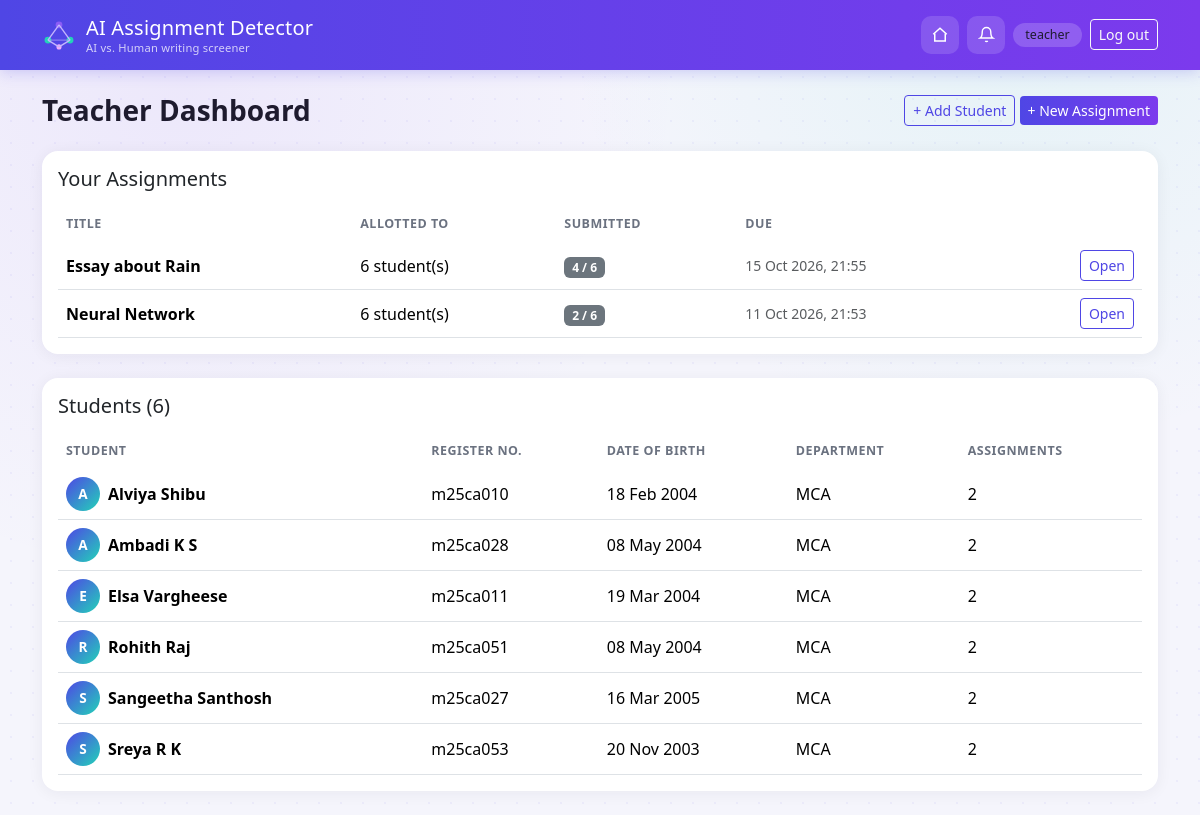
Screenshot of /assignments/teacher/ (signed in) with the database file from the repository.
### accounts/models.py (models this page shows, shortened)
class User(AbstractUser):
    ROLE_TEACHER = 'TEACHER'
    ROLE_STUDENT = 'STUDENT'
    ROLE_CHOICES = (
        (ROLE_TEACHER, 'Teacher'),
        (ROLE_STUDENT, 'Student'),
    )
    role = models.CharField(max_length=10, choices=ROLE_CHOICES)

### assignments/models.py (models this page shows, shortened)
class Assignment(models.Model):
    title = models.CharField(max_length=200)
    description = models.TextField(blank=True)
    created_by = models.ForeignKey(
        settings.AUTH_USER_MODEL, on_delete=models.CASCADE, related_name='assignments_created'
    )
    students = models.ManyToManyField(StudentProfile, related_name='assignments')
    seen_by_students = models.ManyToManyField(
        StudentProfile, related_name='seen_assignments', blank=True
    )
    attachment = models.FileField(upload_to='assignment_files/', blank=True, null=True)
    due_date = models.DateTimeField(null=True, blank=True)
    created_at = models.DateTimeField(auto_now_add=True)
    class Meta:
        ordering = ['-created_at']

class StudentProfile(models.Model):
    user = models.OneToOneField(
        settings.AUTH_USER_MODEL, on_delete=models.CASCADE, related_name='student_profile'
    )
    name = models.CharField(max_length=150)
    reg_number = models.CharField(max_length=50, unique=True)
    dob = models.DateField()
    department = models.CharField(max_length=100, blank=True)

### assignments/views.py (the view)
# urls.py: path('teacher/', views.teacher_dashboard, name='teacher_dashboard'),
@teacher_required
def teacher_dashboard(request):
    assignments = Assignment.objects.filter(created_by=request.user)
    students = StudentProfile.objects.all().order_by('name')
    return render(request, 'assignments/teacher_dashboard.html', {
        'assignments': assignments,
        'students': students,
    })

### templates/assignments/teacher_dashboard.html (shortened to what this page needs)
{% extends "base.html" %}
{% block content %}
<div class="d-flex justify-content-between align-items-center mb-4 flex-wrap gap-2">
    <h3 class="fw-bold mb-0">Teacher Dashboard</h3>
    <div>
        <a href="{% url 'assignments:add_student' %}" class="btn btn-outline-brand btn-sm">+ Add Student</a>
        <a href="{% url 'assignments:create_assignment' %}" class="btn btn-brand btn-sm">+ New Assignment</a>
    </div>
</div>
<div class="card p-3 mb-4">
    <h5 class="mb-3">Your Assignments</h5>
    {% if assignments %}
        <div class="table-responsive">
            <table class="table table-clean align-middle mb-0">
                <thead>
                    <tr>
                        <th>Title</th>
                        <th>Allotted To</th>
                        <th>Submitted</th>
                        <th>Due</th>
                        <th></th>
                    </tr>
                </thead>
                <tbody>
                {% for a in assignments %}
                    <tr>
                        <td class="fw-semibold">{{ a.title }}</td>
                        <td>{{ a.students.count }} student(s)</td>
                        <td>
                            <span class="badge {% if a.submissions.count == a.students.count and a.students.count > 0 %}bg-success{% else %}bg-secondary{% endif %}">
                                {{ a.submissions.count }} / {{ a.students.count }}
                            </span>
                        </td>
                        <td class="text-muted small">{% if a.due_date %}{{ a.due_date|date:"d M Y, H:i" }}{% else %}—{% endif %}</td>
                        <td class="text-end">
                            <a href="{% url 'assignments:assignment_detail_teacher' a.pk %}" class="btn btn-sm btn-outline-brand">Open</a>
                        </td>
                    </tr>
                {% endfor %}
                </tbody>
            </table>
        </div>
    {% else %}
        <p class="text-muted mb-0">No assignments created yet.</p>
    {% endif %}
</div>
<div class="card p-3">
    <h5 class="mb-3">Students ({{ students.count }})</h5>
    {% if students %}
        <div class="table-responsive">
            <table class="table table-clean align-middle mb-0">
                <thead>
                    <tr>
                        <th>Student</th>
                        <th>Register No.</th>
                        <th>Date of Birth</th>
                        <th>Department</th>
                        <th>Assignments</th>
                    </tr>
                </thead>
                <tbody>
                {% for s in students %}
                    <tr>
                        <td>
                            <div class="d-flex align-items-center gap-2">
                                <span class="avatar-circle">{{ s.name|slice:":1" }}</span>
                                <span class="fw-semibold">{{ s.name }}</span>
                            </div>
                        </td>
                        <td>{{ s.reg_number }}</td>
                        <td>{{ s.dob|date:"d M Y" }}</td>
                        <td>{{ s.department|default:"—" }}</td>
                        <td>{{ s.assignments.count }}</td>
                    </tr>
                {% endfor %}
                </tbody>
            </table>
        </div>
    {% else %}
        <p class="text-muted mb-0">No students added yet.</p>
    {% endif %}
</div>
{% endblock %}

### templates/base.html (shortened to what this page needs)
{% load static %}
<!DOCTYPE html>
<html lang="en">
<head>
    <link href="https://cdn.jsdelivr.net/npm/bootstrap@5.3.3/dist/css/bootstrap.min.css" rel="stylesheet">
    <link rel="stylesheet" href="{% static 'css/style.css' %}">
</head>
<body>
    <nav class="navbar navbar-expand-lg navbar-dark app-navbar sticky-top">
        <div class="container">
            <a class="navbar-brand" href="{% url 'accounts:home' %}">
                <span>
                    AI Assignment Detector
                    <span class="brand-sub">AI vs. Human writing screener</span>
                </span>
            </a>
            <div class="d-flex align-items-center gap-2">
                {% if user.is_authenticated %}
                    {% if user.role == 'TEACHER' %}
                        <a href="{% url 'assignments:teacher_dashboard' %}" class="nav-icon-btn" title="Home">
                            <svg width="18" height="18" viewBox="0 0 24 24" fill="none" stroke="currentColor" stroke-width="2"><path d="M3 11l9-8 9 8"/><path d="M5 10v10h14V10"/></svg>
                        </a>
                    {% else %}
                        <a href="{% url 'assignments:student_dashboard' %}" class="nav-icon-btn" title="Home">
                            <svg width="18" height="18" viewBox="0 0 24 24" fill="none" stroke="currentColor" stroke-width="2"><path d="M3 11l9-8 9 8"/><path d="M5 10v10h14V10"/></svg>
                        </a>
                    {% endif %}
                    <div class="dropdown">
                        <button class="nav-icon-btn dropdown-toggle-nocaret" data-bs-toggle="dropdown" title="{% if user.role == 'TEACHER' %}Unreviewed submissions{% else %}Reports{% endif %}">
                            <svg width="17" height="17" viewBox="0 0 24 24" fill="none" stroke="currentColor" stroke-width="2"><path d="M18 8a6 6 0 1 0-12 0c0 7-3 9-3 9h18s-3-2-3-9"/><path d="M13.7 21a2 2 0 0 1-3.4 0"/></svg>
                        </button>
                    </div>
                    <span class="role-chip d-none d-sm-inline">{{ user.first_name|default:user.username }}</span>
                    <a href="{% url 'accounts:logout' %}" class="btn btn-outline-light btn-sm">Log out</a>
                {% endif %}
            </div>
        </div>
    </nav>
    <div class="container py-4">
        {% block content %}{% endblock %}
    </div>
</body>
</html>

### static/css/style.css (style rules this page uses)
:root { --brand-1: #4F46E5; --brand-2: #7C3AED; --accent: #22D3B8; --danger: #E5533C; --success: #2F9E6E; --ink: #1E1B2E; --muted: #6B7280; --card-bg: #ffffff; --page-bg: #F5F5FC; }
body { background-color: var(--page-bg); background-image: radial-gradient(circle at 15% 10%, rgba(124,58,237,0.07) 0, transparent 40%), radial-gradient(circle at 85% 0%, rgba(34,211,184,0.08) 0, transparent 35%), radial-gradient(circle, rgba(79,70,229,0.06) 1px, transparent 1px); background-size: auto, auto, 22px 22px; background-attachment: fixed; color: var(--ink); }
.app-navbar { background: linear-gradient(90deg, var(--brand-1), var(--brand-2)); box-shadow: 0 2px 14px rgba(79,70,229,0.25); }
.app-navbar .navbar-brand { display: flex; align-items: center; gap: 10px; letter-spacing: 0.2px; }
.app-navbar .brand-sub { font-size: 0.7rem; opacity: 0.75; display: block; margin-top: -3px; font-weight: 400; }
.nav-icon-btn { color: #fff; background: rgba(255,255,255,0.14); border: none; border-radius: 10px; width: 38px; height: 38px; display: inline-flex; align-items: center; justify-content: center; position: relative; transition: background 0.15s ease; text-decoration: none; }
.dropdown-toggle-nocaret::after { display: none; }
.role-chip { background: rgba(255,255,255,0.18); border-radius: 999px; padding: 3px 12px; font-size: 0.78rem; }
.card { border: none; box-shadow: 0 2px 16px rgba(30, 27, 46, 0.06); border-radius: 16px; background: var(--card-bg); }
.btn-brand { background: linear-gradient(90deg, var(--brand-1), var(--brand-2)); color: #fff; border: none; font-weight: 500; }
.btn-outline-brand { border: 1.5px solid var(--brand-1); color: var(--brand-1); background: transparent; font-weight: 500; }
.table-clean thead { background: #F3F1FD; }
.table-clean th { font-size: 0.78rem; text-transform: uppercase; letter-spacing: 0.04em; color: var(--muted); font-weight: 600; border-bottom: none; }
.table-clean td { vertical-align: middle; }
.avatar-circle { width: 34px; height: 34px; border-radius: 50%; background: linear-gradient(135deg, var(--brand-1), var(--accent)); color: #fff; display: inline-flex; align-items: center; justify-content: center; font-weight: 600; font-size: 0.85rem; }

### rows the page displays
User: first_name "teacher"
Assignment: title "Essay about Rain", students.count "6", submissions.count "4", due_date "15 Oct 2026, 21:55"
Assignment: title "Neural Network", students.count "6", submissions.count "2", due_date "11 Oct 2026, 21:53"
StudentProfile: name "A", name "Alviya Shibu", reg_number "m25ca010", dob "18 Feb 2004", department "MCA", assignments.count "2"
StudentProfile: name "A", name "Ambadi K S", reg_number "m25ca028", dob "08 May 2004", department "MCA", assignments.count "2"
StudentProfile: name "E", name "Elsa Vargheese", reg_number "m25ca011", dob "19 Mar 2004", department "MCA", assignments.count "2"
StudentProfile: name "R", name "Rohith Raj", reg_number "m25ca051", dob "08 May 2004", department "MCA", assignments.count "2"
StudentProfile: name "S", name "Sangeetha Santhosh", reg_number "m25ca027", dob "16 Mar 2005", department "MCA", assignments.count "2"
StudentProfile: name "S", name "Sreya R K", reg_number "m25ca053", dob "20 Nov 2003", department "MCA", assignments.count "2"

### other values shown
{{ students.count }} "6"
